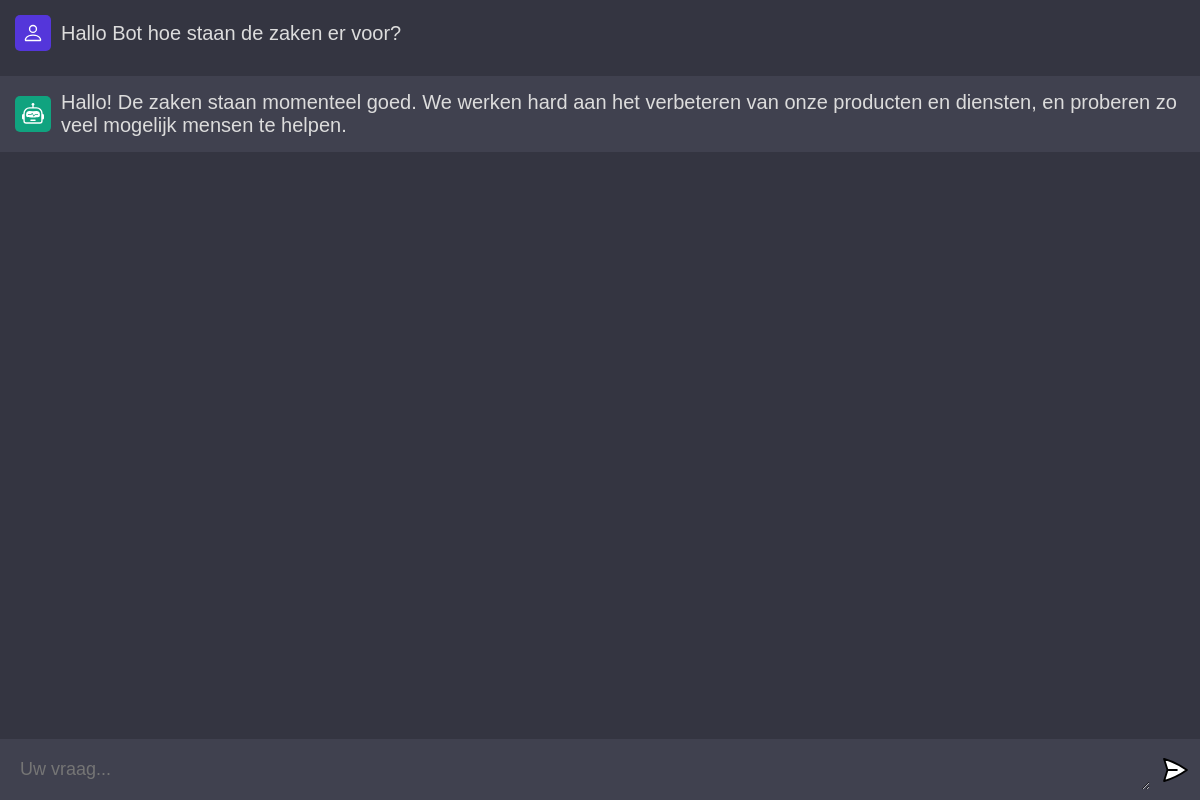
The app's page /conversation/11/ with its own data.
### chat/models.py (models this page shows, shortened)
class Message(models.Model):
    conversation = models.ForeignKey(Conversation, on_delete=models.CASCADE)
    message_id = models.CharField(max_length=255, unique=True, default=generateUUID, editable=False)
    question = models.TextField()
    answer = models.TextField()
    timestamp = models.DateTimeField(auto_now_add=True)

### chat/views.py (the view, shortened to what this page needs)
# urls.py: path('conversation/<int:conversation_id>/', views.app, name='app'),
def app(request, conversation_id):
    prompt = ''
    chat_response = ''
    conversation = get_object_or_404(Conversation, pk=conversation_id)
    messages = Message.objects.filter(conversation=conversation)
    return render(request, 'chat/conversation.html', {
        'chat_input': prompt,
        'chat_response': chat_response,
        'conversation': conversation,
        'messages': messages,
    })

### chat/templates/chat/conversation.html (shortened to what this page needs)
{% load static %}
<html>
  <head>
    <link rel="stylesheet" href="{% static 'css/style.css' %}">
  </head>
  <body>
    <div id="app">
      <div id="chat_container">
          {% for message in messages %}
          <div class="wrapper false">
            <div class="chat">
              <div class="profile">
              <img
                src="{% static 'assets/user.svg'%}"
                alt="user"
              />
              </div>
              <div class="message" id="">{{ message.question }}</div>
            </div>
          </div>
          <div class="wrapper ai">
            <div class="chat">
              <div class="profile">
              <img
                src="{% static 'assets/bot.svg'%}"
                alt="bot"
              />
              </div>
              <div class="message" id="">{{ message.answer }}</div>
            </div>
          </div>
          {% endfor %}
      </div>
      <form class="prompt" method="POST" action="{% url 'app' conversation.id %}">
          <textarea name="prompt" rows="1" cols="1" placeholder="Uw vraag..."></textarea>
          <button type="submit"><img src="{%  static 'assets/send.svg'%}" /></button>
      </form>
    </div>
  </body>
</html>

### chat/static/css/style.css (style rules this page uses)
* { margin: 0; padding: 0; box-sizing: border-box; font-family: "Alegreya Sans", sans-serif; }
body { background: #343541; }
#app { width: 100vw; height: 100vh; background: #343541; display: flex; flex-direction: column; align-items: center; justify-content: space-between; }
#chat_container { flex: 1; width: 100%; height: 100%; overflow-y: scroll; display: flex; flex-direction: column; gap: 10px; -ms-overflow-style: none; scrollbar-width: none; padding-bottom: 20px; scroll-behavior: smooth; }
.wrapper { width: 100%; padding: 15px; display: flex; }
.ai { background: #40414F; }
.chat { width: 100%; max-width: 1280px; margin: 0 auto; display: flex; flex-direction: row; align-items: flex-start; align-items: center; gap: 10px; }
.profile { width: 36px; height: 36px; border-radius: 5px; background: #5436DA; display: flex; justify-content: center; align-items: center; }
.ai .profile { background: #10a37f; }
.profile img { width: 60%; height: 60%; object-fit: contain; }
.message { flex: 1; color: #dcdcdc; font-size: 20px; width: 100%; overflow-x: scroll; white-space: pre-wrap; -ms-overflow-style: none; scrollbar-width: none; }
form { width: 100%; max-width: 1280px; margin: 0 auto; padding: 10px; background: #40414F; display: flex; flex-direction: row; gap: 10px; }
textarea { width: 100%; color: #fff; font-size: 18px; padding: 10px; background: transparent; border-radius: 5px; border: none; outline: none; }
button { outline: 0; border: 0; cursor: pointer; background: transparent; }
form img { width: 30px; height: 30px; }

### records on screen
Message: question "Hallo Bot hoe staan de zaken er voor?", answer "Hallo! De zaken staan momenteel goed. We werken hard aan het verbeteren van onze producten en diensten, en proberen zo veel mogelijk mensen te helpen."
